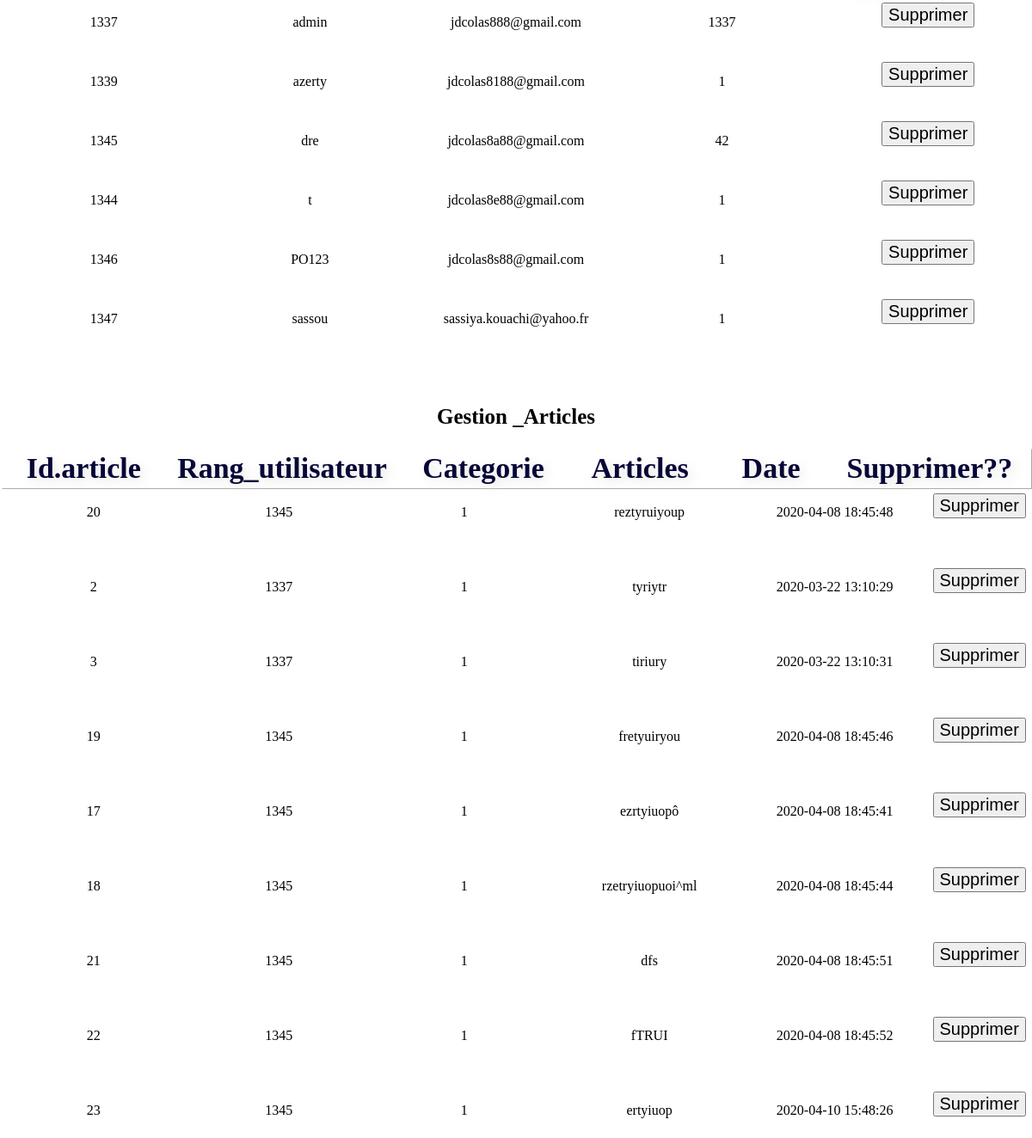
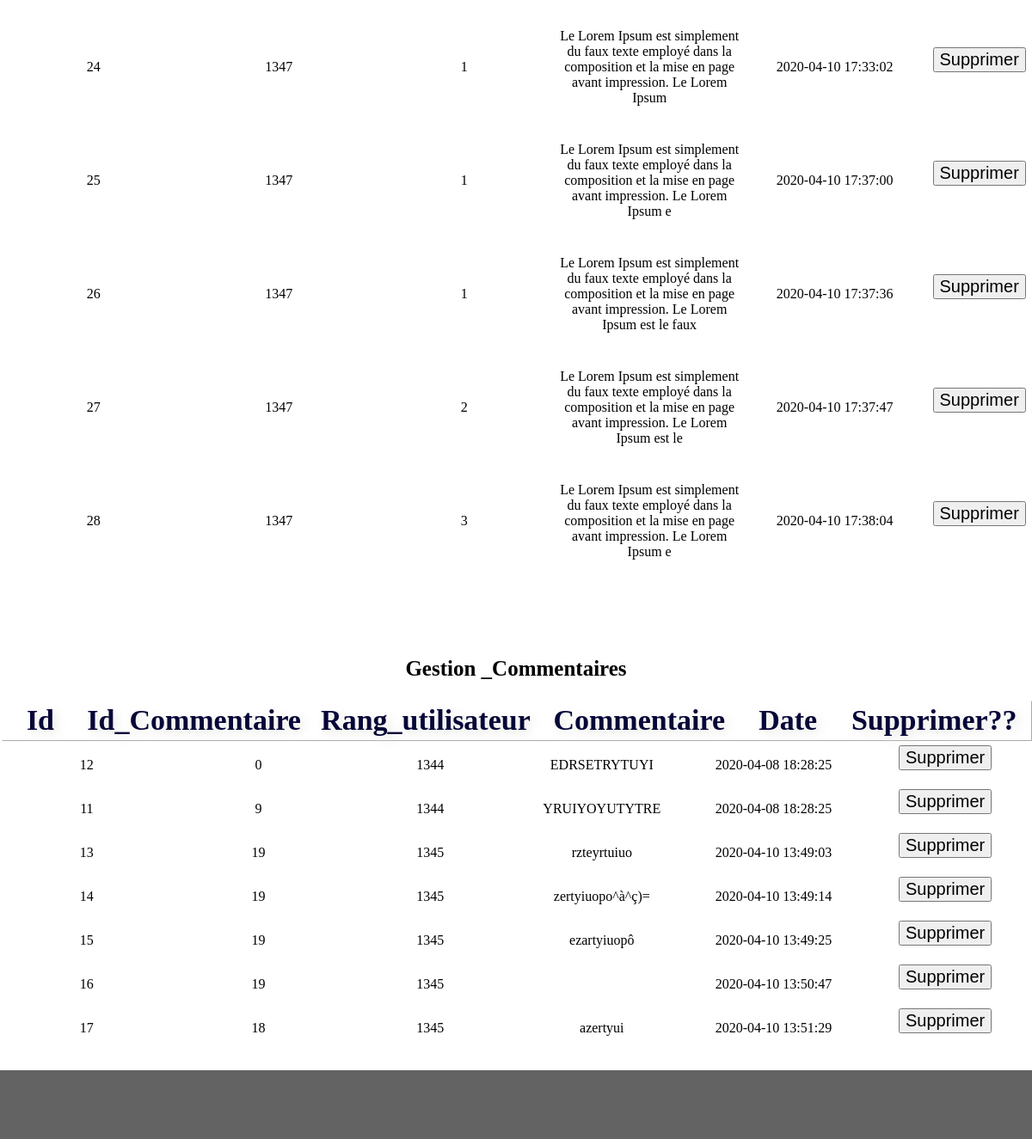
/admin.php (signed in, lower part), run on an earlier commit of the app's database (2 pictures, top to bottom).
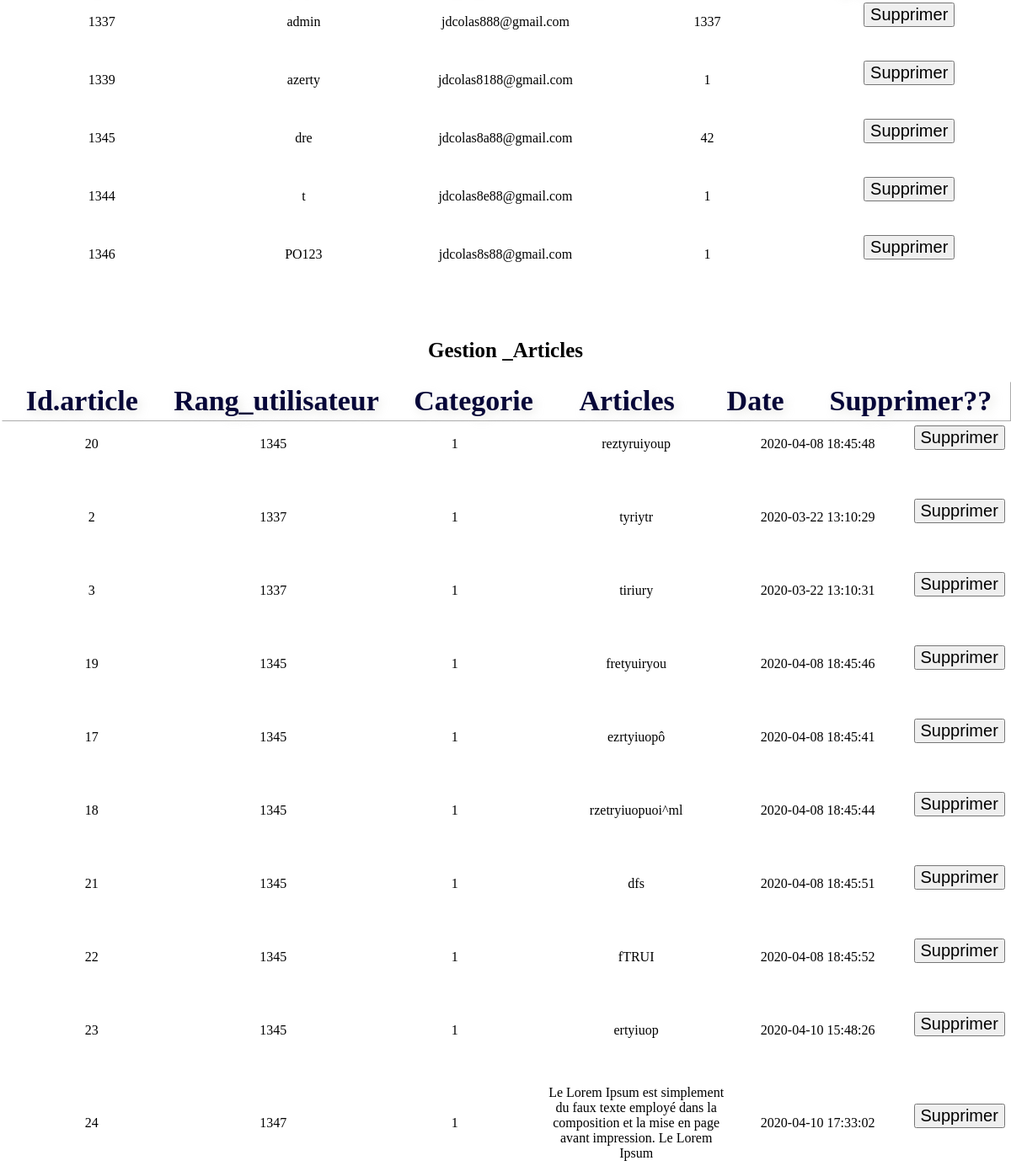
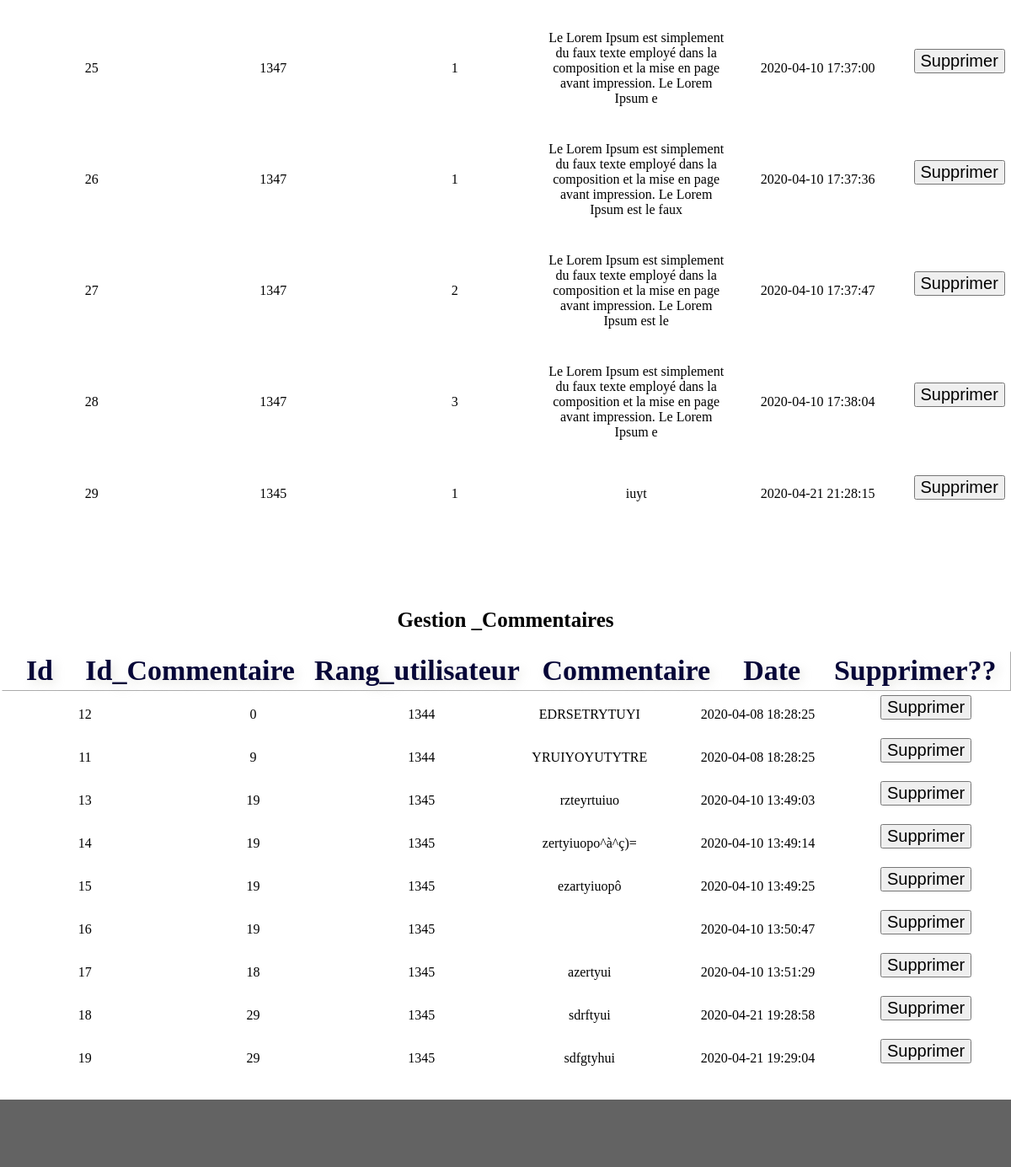
And on a later commit of the database (2 pictures, top to bottom).
### tables this page shows
CREATE TABLE IF NOT EXISTS `utilisateurs` (
  `id` int(11) NOT NULL AUTO_INCREMENT,
  `login` varchar(255) NOT NULL,
  `password` varchar(255) NOT NULL,
  `email` varchar(255) NOT NULL,
  `id_droits` int(11) NOT NULL,
  PRIMARY KEY (`id`)
);

CREATE TABLE IF NOT EXISTS `articles` (
  `id` int(255) NOT NULL AUTO_INCREMENT,
  `article` text NOT NULL,
  `id_utilisateur` int(11) NOT NULL,
  `id_categorie` int(11) NOT NULL,
  `date` timestamp NOT NULL DEFAULT current_timestamp() ON UPDATE current_timestamp(),
  PRIMARY KEY (`id`)
);

CREATE TABLE IF NOT EXISTS `commentaires` (
  `id` int(11) NOT NULL AUTO_INCREMENT,
  `commentaire` varchar(1024) NOT NULL,
  `id_article` int(11) NOT NULL,
  `id_utilisateur` int(11) NOT NULL,
  `date` timestamp NOT NULL DEFAULT current_timestamp() ON UPDATE current_timestamp(),
  PRIMARY KEY (`id`)
);

### class/bdd.php (called while the page is built, shortened)
<?php
class bdd
{
    protected $connexion = "";
    private $result=[];
    public function connect()
    {
        $connect = mysqli_connect('localhost', 'root', '','confinement');
        $this->connexion = $connect;
    }
    public function execute($query)
    {
            $execute=mysqli_query($this->connexion, $query);
            if(is_bool($execute))
            {
                $this->result=$execute;
            }
            else
            {
                $this->result=mysqli_fetch_all($execute);
            }
            return $this->result;
    }
}
?>

### admin.php (the view, shortened to what this page needs)
<?php
require 'class/bdd.php';
?>
<html>
<head>
        <link rel="stylesheet" href="css/style.css">
</head>
<body class ="admin">
<main>
<?php
$uti=$_SESSION['bdd']->execute("SELECT * FROM utilisateurs");
?><h2>Gestion _Utilisateurs</h2>
<?php
foreach($uti as $utili)
{
?>
<table>
<tbody>
    <tr>
    <td><?php echo $utili[0] ; ?> </td>
    <td><?php echo $utili[1] ; ?> </td>
    <td><?php echo $utili[3] ; ?> </td>
    <td><?php echo $utili[4] ; ?> </td>
    <td>
    <form method="post" action="admin.php" id="suppression">
    <button type="submit" id="submit" name="resat" value ="<?php echo $utili[0];?>">Supprimer</button></form>
    </td>
    </tr>
</tbody>
</table> </br>
<?php
}
$art=$_SESSION['bdd']->execute("SELECT * FROM articles");
?></br></br>
<h2>Gestion _Articles</h2>
<table class= "ad">
<thead>
    <tr>
        <th>Id.article</th>
        <th>Rang_utilisateur</th>
        <th>Categorie</th>
        <th>Articles</th>
        <th>Date</th>
        <th>Supprimer??</th>
    </tr>
</thead>
</table>
<?php
foreach($art as $art3)
{
?>
<table class= "adb">
<tbody >
    <tr>
    <td><?php echo $art3[0] ; ?> </td>
    <td><?php echo $art3[2] ; ?> </td>
    <td><?php echo $art3[3] ; ?> </td>
    <td><?php echo $art3[1] ; ?> </td>
    <td><?php echo $art3[4] ; ?> </td>
    <td>
    <form method="post" action="admin.php" id="suppr">
    <button type="submit" id="submit" name="art" value ="<?php echo $art3[2];?>">Supprimer</button>
    </form>
    </td>
    </tr>
</tbodY>
  </table></br></br>
  <?php
}
$com=$_SESSION['bdd']->execute("SELECT * FROM commentaires");
?></br></br></br>
<h2>Gestion _Commentaires</h2>
<table>
<thead>
    <tr>
        <th>Id</th>
        <th>Id_Commentaire</th>
        <th>Rang_utilisateur</th>
        <th>Commentaire</th>
        <th>Date</th>
        <th>Supprimer??</th>
    </tr>
</thead>
</table>
<?php
foreach($com as $com3)
{
?>
<table>
<tbody>
    <tr>
    <td><?php echo $com3[0] ; ?> </td>
    <td><?php echo $com3[2] ; ?> </td>
    <td><?php echo $com3[3] ; ?> </td>
    <td><?php echo $com3[1] ; ?> </td>
    <td><?php echo $com3[4] ; ?> </td>
    <td>
    <form method="post" action="admin.php" id="supprC">
    <button type="submit" id="submit" name="com" value ="<?php echo $com3[3];?>">Supprimer</button>
    </form>
    </td>
    </tr>
</tbody>
  </table>
  <?php
}
?>
</main>
</body>
<?php require 'footer.php'?>
</html>

What changed in the data, as far as the page shows it:
removed utilisateurs: id "1347", login "sassou", email "sassiya.kouachi@yahoo.fr", id_droits "1"
added articles: id "29", id_utilisateur "1345", id_categorie "1", article "iuyt", date "2020-04-21 21:28:15"
added commentaires: id "18", id_article "29", id_utilisateur "1345", commentaire "sdrftyui", date "2020-04-21 19:28:58"
added commentaires: id "19", id_article "29", id_utilisateur "1345", commentaire "sdfgtyhui", date "2020-04-21 19:29:04"
